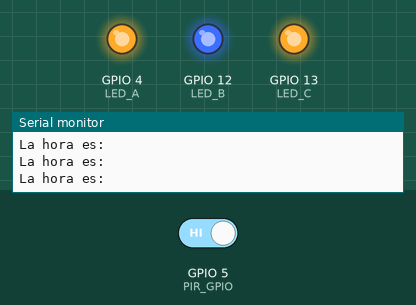
Bench run of a sketch on a simulated ESP8266 (NodeMCU). Parts: output pins drawn as LEDs (lit = HIGH), the last lines printed to the serial monitor. Inputs (shaded band) come from the test bench; at power-on: GPIO 5 (PIR_GPIO) HIGH. WiFi joins after 1.5 s; servers stay silent unless stated; no MQTT or app messages arrive unless stated.

Above: at 23.7 s.
23.8 s: GPIO 5 (PIR_GPIO) driven LOW
At 27.7 s:
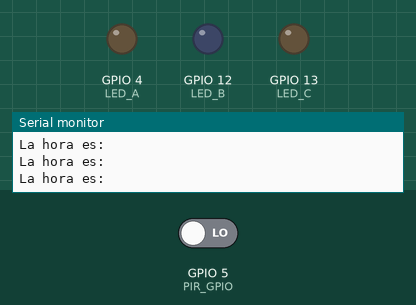
29.8 s: GPIO 5 (PIR_GPIO) driven HIGH
At 33.7 s:
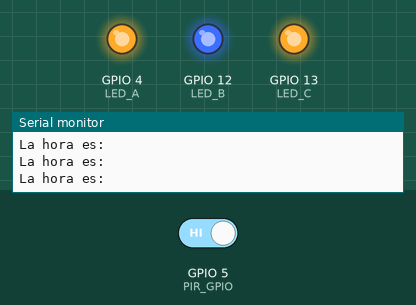
Timing chart, 0 to 35.2 s (numbered marks = the images above; inputs shaded):
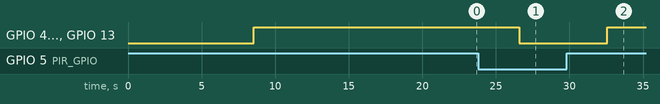

Measured:
- after the input at 23.8 s, GPIO 4 (LED_A), GPIO 12 (LED_B), GPIO 13 (LED_C): HIGH → LOW after 2.8 s
- after the input at 29.8 s, GPIO 4 (LED_A), GPIO 12 (LED_B), GPIO 13 (LED_C): LOW → HIGH after 2.8 s

The sketch:

SmartHome_SmartLights_Raspberry.ino
```cpp
#include <ESP8266WiFi.h>
#include "Adafruit_MQTT.h"
#include "Adafruit_MQTT_Client.h"

#define PIR_GPIO 5
#define LED_BUILTIN 2
#define LED_A 4
#define LED_B 12
#define LED_C 13

/************************* Parámetros de conexión red WiFi WiFi *********************************/
#define WLAN_SSID       "nombreRed"
#define WLAN_PASS       "contrasena"

/************************* Parámatros de conexión Servidor MQTT (e.g., Adafruit.io) *********************************/
#define AIO_SERVER      "192.168.2.107"
#define AIO_SERVERPORT  1883                   //8883 para SSL

/************ Variables para cliente WiFi y cliente MQTT ******************/
// Crea un cliente ESP8266
WiFiClient client; //usar: WiFiClientSecure client; para cliente SSL

// Crea el cliente MQTT
Adafruit_MQTT_Client mqtt(&client, AIO_SERVER, AIO_SERVERPORT);

/****************************** Canales (Feeds) ***************************************/
Adafruit_MQTT_Publish canalPIR = Adafruit_MQTT_Publish(&mqtt, "casa/presencia");
Adafruit_MQTT_Publish canalLED1 = Adafruit_MQTT_Publish(&mqtt, "casa/luz1");
Adafruit_MQTT_Publish canalLED2 = Adafruit_MQTT_Publish(&mqtt, "casa/luz2");
Adafruit_MQTT_Publish canalLED3 = Adafruit_MQTT_Publish(&mqtt, "casa/luz3");


Adafruit_MQTT_Subscribe canalHORA = Adafruit_MQTT_Subscribe(&mqtt, "fecha/hora");

//Variable para el control de errores de envío al publicar
unsigned int errorPublicacion, hora;

char* cadenaP, estadoLED1, estadoLED2, estadoLED3;

/***************************************************************/
void setup() {
  Serial.begin(115200);

  //Configuramos los pines como entradas o salidas
  pinMode(PIR_GPIO, INPUT);
  pinMode(LED_A, OUTPUT);
  pinMode(LED_B, OUTPUT);
  pinMode(LED_C, OUTPUT);

  //Conectamos a la WiFi
  WIFI_connect();

  mqtt.subscribe(&canalHORA);
}


void loop() {
  // MQTT_connect() sirve tanto para la primera conexión como para en caso de producirse una desconexión, volver a conectar (por eso se llama en cada iteracción del loop)
  MQTT_connect();
  Adafruit_MQTT_Subscribe *subscription;
  while ((subscription = mqtt.readSubscription(5000))) {
    if (subscription == &canalHORA) {
      hora=atoi((char*)canalHORA.lastread);
    }
  }
  Serial.println("La hora es: " + hora);
  int lecturaPIR=digitalRead(PIR_GPIO);
  if (lecturaPIR==0) {
    cadenaP="Casa vacía";
  }
  else {
    cadenaP="Hay usuarios en casa";
  }
  //****** PUBLICACION
  //Si no hay error de publicación, la función devuelve 0, sino el código de error correspondiente (sólo interesante para debug)
  if (! (errorPublicacion = canalPIR.publish(cadenaP))) {
    Serial.print("Error de publicación (error ");
    Serial.print(errorPublicacion);
    Serial.println(")");
  }
  else {
    switch (lecturaPIR) {
      case 0:
          digitalWrite(LED_A, LOW);
          digitalWrite(LED_B, LOW);
          digitalWrite(LED_C, LOW);
          canalLED1.publish("Apagado");
          canalLED2.publish("Apagado");
          canalLED3.publish("Apagado");
      break;
      case 1:
          if (hora>=15 && hora<18) {
          digitalWrite(LED_A, HIGH);
          digitalWrite(LED_B, LOW);
          digitalWrite(LED_C, LOW);
          canalLED1.publish("Encendido");
          canalLED2.publish("Apagado");
          canalLED3.publish("Apagado");

        }
        else if (hora>=18 && hora<=20)  {
          digitalWrite(LED_A, HIGH);
          digitalWrite(LED_B, HIGH);
          digitalWrite(LED_C, LOW);
          canalLED1.publish("Encendido");
          canalLED2.publish("Encendido");
          canalLED3.publish("Apagado");
        }
        else if (hora>20 && hora <=23) {
          digitalWrite(LED_A, HIGH);
          digitalWrite(LED_B, HIGH);
          digitalWrite(LED_C, HIGH);
          canalLED1.publish("Encendido");
          canalLED2.publish("Encendido");
          canalLED3.publish("Encendido");
        }
        else if (hora>=0 && hora <=1) {
          digitalWrite(LED_A, HIGH);
          digitalWrite(LED_B, HIGH);
          digitalWrite(LED_C, HIGH);
          canalLED1.publish("Encendido");
          canalLED2.publish("Encendido");
          canalLED3.publish("Encendido");
        }
        else {
          digitalWrite(LED_A, LOW);
          digitalWrite(LED_B, LOW);
          digitalWrite(LED_C, LOW);
          canalLED1.publish("Apagado");
          canalLED2.publish("Apagado");
          canalLED3.publish("Apagado");
        }
      break;
    }
  }
  delay(1000); //Publicamos cada segundo
}


// Funcción para conectar inicialmente y reconectar cuando se haya perdido la conexión al servidor MQTT
void MQTT_connect() {
  int8_t ret;

  if (!mqtt.connected()) {

    Serial.println("Conectando al servidor MQTT... ");

    uint8_t intentos = 3;
    while ((ret = mqtt.connect()) != 0) { // connect devuelve 0 cuando se ha conectado correctamente y el código de error correspondiente en caso contrario
      Serial.println(mqtt.connectErrorString(ret)); // (sólo interesante para debug)
      Serial.println("Reintentando dentro de 3 segundos...");
      mqtt.disconnect();
      delay(3000);  // esperar 3 segundos
      if (! intentos--) { //decrementamos el número de intentos hasta que sea cero
        while (1);  // El ESP8266 no soporta los while(1) sin código dentro, se resetea automáticamente, así que estamos forzando un reset
          //Si no quisieramos que se resetease, dentro del while(1) habría que incluir al menos una instrucción, por ejemplo delay(1); o yield();
      }
    }
    Serial.println("MQTT conectado");
  }
}

void WIFI_connect() {
  // Poner el módulo WiFi en modo station (este modo permite de serie el "light sleep" para consumir menos
  // y desconectar de cualquier red a la que pudiese estar previamente conectado
  WiFi.mode(WIFI_STA);
  WiFi.disconnect();
  delay(2000);

  // Conectamos a la WiFi
  Serial.println("Conectando a la red WiFi");

  WiFi.begin(WLAN_SSID, WLAN_PASS);
  while (WiFi.status() != WL_CONNECTED) { //Nos quedamos esperando hasta que conecte
    delay(500);
    Serial.print(".");
  }
  Serial.println(" conectado.");
}
```
